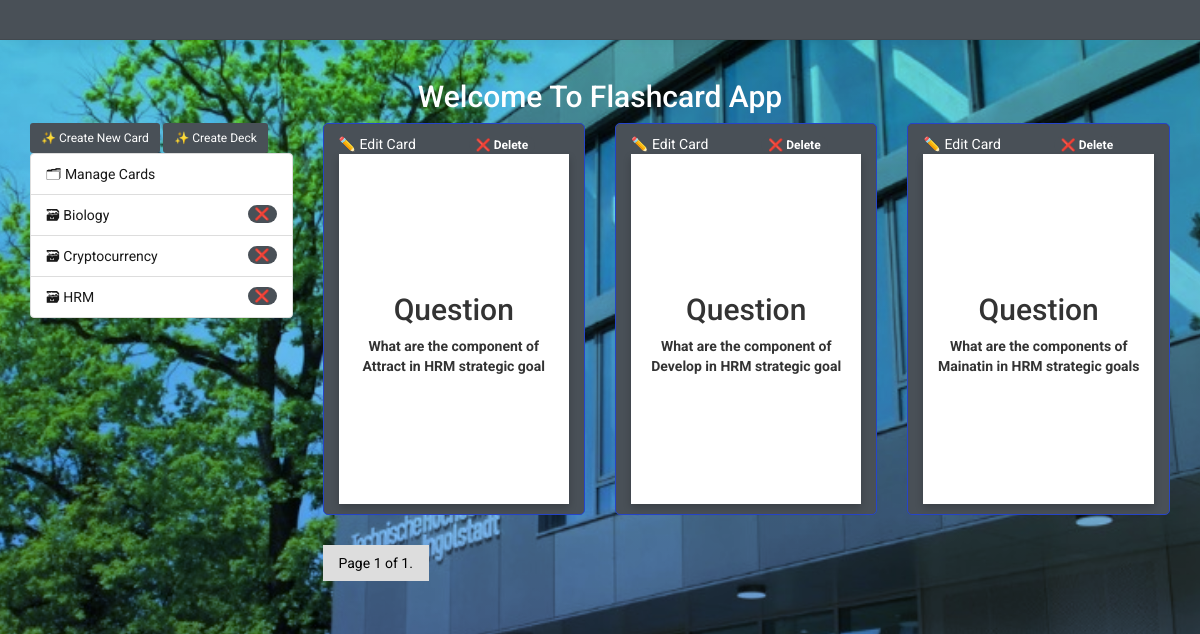
/manage, run on the app's committed database.
### cards/models.py (models this page shows, shortened)
class Deck(models.Model):
    name = models.CharField(max_length=100)
    def __str__(self):
        return self.name

class Card(models.Model):
    question = models.TextField()
    answer = models.TextField()
    deck = models.ForeignKey(Deck, on_delete=models.CASCADE)
    box = models.IntegerField(
        choices=zip(BOXES, BOXES),
        default=BOXES[0],
    )
    date_created = models.DateTimeField(auto_now_add=True)

### cards/views.py (the view)
class CardListView(ListView):
    model = Card
    queryset = Card.objects.all()
    template_name = 'all_card.html'  # Ensure you have this template
    context_object_name = 'card_list'
    paginate_by = 9
    def get_context_data(self, **kwargs):
        context = super().get_context_data(**kwargs)
        name = self.request.session.get('name')
        wrong = self.request.session.get('wrong')
        correct = self.request.session.get('correct')
        context['name'] = name
        context['wrong'] = wrong
        context['correct'] = correct
        return context

### cards/templatetags/cards_tags.py (called while the page is built)
@register.inclusion_tag("cards/box_links.html")
@register.inclusion_tag("cards/box_links.html")
def decks_as_links():
    decks = Deck.objects.all()
    return {'decks':decks}

### cards/templates/cards/card_list.html (shortened to what this page needs)
{% extends "cards/base.html" %}
{% load humanize %}
{% block content %}
    <div class="row">
        <div class="col-md-3">
            <a class="btn btn-secondary btn-sm formbg"href="{% url 'card-create' %}" role="button">
                ✨ Create New Card
            </a>
            <a class="btn btn-secondary btn-sm formbg" href="{% url 'deck_add' %}" role="button">
                ✨ Create Deck
            </a>
            {% include "navigation.html" %}
        </div>
        <div class="col-md-9">
            <div class="row">
                {% for card in card_list %}
                {% if card.question %}
                {% include "cards/all_cards.html" %}
                {% endif %}
            {% endfor %}
            </div>
            <div class="pagination">
                <span class="step-links">
                      <a> Page {{ page_obj.number }}   of {{ page_obj.paginator.num_pages }}.</a>
                </span>
            </div>
        </div>
    </div>
{% endblock content %}

### cards/templates/cards/box_links.html (shortened to what this page needs)
{% load humanize %}
{% for deck in decks %}
<li class="list-group-item d-flex justify-content-between align-items-center">
    <a href="{% url 'deck' deck=deck.name %}">
        🗃 {{ deck  }}
    </a>
    <a data-id="{{deck.id}}" data-name="{{ deck.name }}" class="myBtn badge badge-primary badge-pill" >❌</a>
  </li>
{% endfor %}

### cards/templates/cards/all_cards.html (shortened to what this page needs)
<div class="col-md-4">
    <article class="col-md-12 center">
      <div class="row">
        <div class="col-md-6">
          <a href="{% url 'card-update' card.id %}" role="button">
            ✏️ Edit Card
        </a>
        </div>
        <div class="col-md-6">
          <a data-id="{{ card.id }}" class= "btnQdel badge badge-primary badge-pill"  role="button">
            ❌ Delete
        </a>
        </div>
      </div>
        <div class="flip-card">
                <div class="flip-card-inner">
                  <div class="flip-card-front">
                    <h2 class="h2">Question</h2>
                    <p class="p2">{{ card.question }}</p>
                  </div>
                  <div class="flip-card-back">
                    <h2 class="h2">Reveal Answer</h2>
                    <p class="cardanswer p-2">{{ card.answer }}</p>
                  </div>
                </div>
              </div>
        </article>
</div>

### cards/static/css/styles.css (style rules this page uses)
body { position: relative; margin: 0; padding: 0; height: 100vh; display: block; background-image: url('../image/bg1.jpeg'), linear-gradient(to bottom, rgba(0, 255, 234, 0.5), rgba(0, 70, 255, 0.5)); background-size: cover, cover; background-position: center, center; background-blend-mode: multiply; background-repeat: no-repeat; font-family: 'Roboto', sans-serif; background-attachment: fixed; }
.pagination a { color: black; float: left; padding: 8px 16px; text-decoration: none; transition: background-color .3s; background: #ddd; margin-right: 10px; }
.flip-card { background-color: transparent; height: 350px; perspective: 1000px; }
.flip-card-inner { position: relative; width: 100%; height: 100%; text-align: center; transition: transform 0.6s; transform-style: preserve-3d; box-shadow: 0 4px 8px 0 rgba(0, 0, 0, 0.2); }
.flip-card-front, .flip-card-back { position: absolute; width: 100%; height: 100%; backface-visibility: hidden; display: flex; justify-content: center; align-items: center; flex-direction: column; }
.flip-card-front { background-color: #fff; color: linear-gradient(rgb(35, 0, 33, 0.5) 50%, rgb(0, 10, 35, 0.5) 500%); padding: 8px; font-weight: bold; }
.flip-card-back { background-color: #fff; color: linear-gradient(rgb(35, 0, 33, 0.5) 50%, rgb(0, 10, 35, 0.5) 500%); transform: rotateY(180deg); font-weight: bold; padding: 8px; }
.badge { display: inline-block; min-width: 10px; padding: 3px 7px; font-size: 12px; font-weight: 700; line-height: 1; color: #fff; text-align: center; white-space: nowrap; vertical-align: middle; background-color: var(--primary-color) !important; border-radius: 10px; }
article, fieldset, dialog { border: 1px solid #2644c9; border-radius: 5px; margin-bottom: 1rem; padding: 1rem; background: var(--primary-color) !important; }
.formbg { background: var(--primary-color); }

### cards/templates/cards/base.html (style rules this page uses)
:root { --primary-color: #495057; --secondary-color: #5cb85c; --accent-color: #FF5722; }
a,a:visited { color: white; }
.list-group-item a { color: #181818; }
article { z-index: 1 }

### data on the page
Deck: name "Biology"
Deck: name "Cryptocurrency"
Deck: name "HRM"
Card: question "What are the component of Attract in HRM strategic goal"
Card: question "What are the component of Develop in HRM strategic goal"
Card: question "What are the components of Mainatin in HRM strategic goals"

### other printed values
{{ page_obj.number }} "1"
{{ page_obj.paginator.num_pages }} "1"
